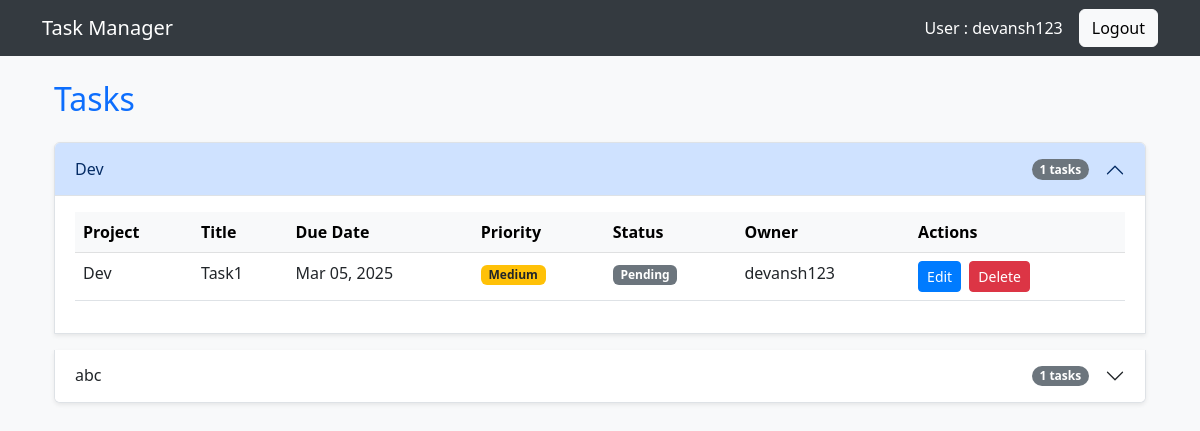
The app's page /tasks/ (signed in) with its own data.
### user/models.py (models this page shows, shortened)
class Project(models.Model):
    name = models.CharField(max_length=200)
    description = models.TextField(null=True, blank=True)
    created_date = models.DateTimeField(auto_now_add=True)
    user = models.ForeignKey(User, on_delete=models.CASCADE)
    class Meta:
        ordering = ['name']

class Task(models.Model):
    PRIORITY_CHOICES = [
        ('Low', 'Low'),
        ('Medium', 'Medium'),
        ('High', 'High'),
    ]
    STATUS_CHOICES = [
        ('Pending', 'Pending'),
        ('In Progress', 'In Progress'),
        ('Completed', 'Completed'),
    ]
    title = models.CharField(max_length=255)
    description = models.TextField(default="No description provided")
    due_date = models.DateField(default=date.today)
    priority = models.CharField(max_length=10, choices=PRIORITY_CHOICES, default='Medium')
    status = models.CharField(max_length=15, choices=STATUS_CHOICES, default='Pending')
    user = models.ForeignKey(User, on_delete=models.CASCADE)
    project = models.ForeignKey(Project, on_delete=models.CASCADE, related_name='tasks', null=True, blank=True)
    created_date = models.DateTimeField(auto_now_add=True)
    updated_date = models.DateTimeField(auto_now=True)
    class Meta:
        ordering = ['due_date', 'priority']

### user/views.py (the view)
# urls.py: path('tasks/', views.task_list, name='task_list'),  # Single route for both users and admins
@login_required
def task_list(request):
    tasks = []
    if request.user.is_superuser:
        tasks = Task.objects.all()
        for task in tasks:
            task.has_edit_permission = True
            task.has_delete_permission = True
    else:
        own_tasks = Task.objects.filter(user=request.user)
        shared_tasks = Task.objects.filter(taskpermission__user=request.user).distinct()
        tasks = list(own_tasks) + list(shared_tasks)
        for task in tasks:
            task.has_edit_permission = check_task_permission(request.user, task, 'edit')
            task.has_delete_permission = check_task_permission(request.user, task, 'delete')
    seen_ids = set()
    unique_tasks = [t for t in tasks if not (t.id in seen_ids or seen_ids.add(t.id))]
    return render(request, 'task_list.html', {
        'tasks': unique_tasks,
        'is_admin': request.user.is_superuser
    })

### user/views.py (called while the page is built)
def check_task_permission(user, task, required_permission='view'):
    if user.is_superuser:
        return True  # Admins have full access
    try:
        permission = TaskPermission.objects.get(user=user, task=task)
        if required_permission == 'view':
            return permission.permission_type in ['view', 'edit', 'delete']
        elif required_permission == 'edit':
            return permission.permission_type in ['edit', 'delete']
        elif required_permission == 'delete':
            return permission.permission_type == 'delete'
    except TaskPermission.DoesNotExist:
        if task.user == user and required_permission == 'view':
            return True
        return False
    return False

### templates/task_list.html (shortened to what this page needs)
{% extends "base.html" %}
{% block content %}
<div class="container">
  <div class="d-flex justify-content-between align-items-center mb-4">
    <h2 class="text-primary mb-0">Tasks {% if is_admin %}(Admin View){% endif %}</h2>
  </div>
  {% if tasks %}
    {% regroup tasks by project as project_list %}
    <div class="accordion" id="tasksAccordion">
      {% for project in project_list %}
      <div class="accordion-item mb-3 shadow-sm">
        <h2 class="accordion-header" id="heading{{ project.grouper.id }}">
          <button class="accordion-button {% if not forloop.first %}collapsed{% endif %}" type="button" data-bs-toggle="collapse" data-bs-target="#collapse{{ project.grouper.id }}" aria-expanded="{% if forloop.first %}true{% else %}false{% endif %}" aria-controls="collapse{{ project.grouper.id }}">
            <div class="d-flex justify-content-between align-items-center w-100 me-3">
              <span>{{ project.grouper.name }}</span>
              <span class="badge bg-secondary rounded-pill">{{ project.list|length }} tasks</span>
            </div>
          </button>
        </h2>
        <div id="collapse{{ project.grouper.id }}" class="accordion-collapse collapse {% if forloop.first %}show{% endif %}" aria-labelledby="heading{{ project.grouper.id }}" data-bs-parent="#tasksAccordion">
          <div class="accordion-body">
            <div class="table-responsive">
              <table class="table table-hover">
                <thead class="table-light">
                  <tr>
                    <th>Project</th>
                    <th>Title</th>
                    <th>Due Date</th>
                    <th>Priority</th>
                    <th>Status</th>
                    <th>Owner</th>
                    <th>Actions</th>
                  </tr>
                </thead>
                <tbody>
                  {% for task in project.list %}
                    <tr>
                      <td>{{ task.project.name }}</td>
                      <td>{{ task.title }}</td>
                      <td>{{ task.due_date|date:"M d, Y" }}</td>
                      <td>
                        <span class="badge {% if task.priority == 'High' %}bg-danger{% elif task.priority == 'Medium' %}bg-warning text-dark{% else %}bg-success{% endif %}">
                          {{ task.priority }}
                        </span>
                      </td>
                      <td>
                        <span class="badge {% if task.status == 'Completed' %}bg-success{% elif task.status == 'In Progress' %}bg-primary{% else %}bg-secondary{% endif %}">
                          {{ task.status }}
                        </span>
                      </td>
                      <td>{{ task.user.username }}</td>
                      <td>
                        {% if request.user.is_superuser %}
                          <a href="{% url 'update_task' task.id %}" class="btn btn-sm btn-primary me-1" title="Edit Task">Edit</a>
                          <a href="{% url 'delete_task' task.id %}" class="btn btn-sm btn-danger me-1" onclick="return confirm('Are you sure?')" title="Delete Task">Delete</a>
                          <a href="{% url 'manage_task_permissions' task.id %}" class="btn btn-sm btn-info me-1" title="Manage Permissions">Manage</a>
                        {% else %}
                          {% if task.has_edit_permission %}
                            <a href="{% url 'update_task' task.id %}" class="btn btn-sm btn-primary me-1" title="Edit Task">Edit</a>
                          {% else %}
                            <button class="btn btn-sm btn-outline-secondary me-1" disabled title="Edit Task (Requires Permission)">Edit</button>
                          {% endif %}
                          {% if task.has_delete_permission %}
                            <a href="{% url 'delete_task' task.id %}" class="btn btn-sm btn-danger me-1" onclick="return confirm('Are you sure?')" title="Delete Task">Delete</a>
                          {% else %}
                            <button class="btn btn-sm btn-outline-secondary me-1" disabled title="Delete Task (Requires Permission)">Delete</button>
                          {% endif %}
                        {% endif %}
                      </td>
                    </tr>
                  {% endfor %}
                </tbody>
              </table>
            </div>
          </div>
        </div>
      </div>
      {% endfor %}
    </div>
  {% else %}
    <div class="alert alert-info">
      No tasks available.
    </div>
  {% endif %}
</div>
{% endblock %}

### templates/base.html (shortened to what this page needs)
<!DOCTYPE html>
<html lang="en">
<head>
    <link rel="stylesheet" href="https://cdn.jsdelivr.net/npm/bootstrap@5.3.0/dist/css/bootstrap.min.css">
</head>
<body>
    <nav class="navbar navbar-expand-lg">
        <div class="container">
            <a class="navbar-brand" href="{% url 'landing_page' %}">Task Manager</a>
            <div class="d-flex align-items-center">
                {% if user.is_authenticated %}
                    <span class="navbar-text me-3">User : {{ user.username }}</span>
                    <a class="btn btn-light" href="{% url 'logout' %}">Logout</a>
                {% else %}
                    <a class="btn btn-light me-2" href="{% url 'login' %}">Login</a>
                    <a class="btn btn-light" href="{% url 'register' %}">Register</a>
                {% endif %}
            </div>
        </div>
    </nav>
    <div class="container mt-4">
        {% block content %}
        {% endblock %}
    </div>
</body>
</html>

### templates/base.html (style rules this page uses)
body { background-color: #f8f9fa; }
.navbar { background-color: #343a40; }
.navbar-brand, .navbar-text { color: white !important; }
.btn-primary { background-color: #007bff; border-color: #007bff; }
.btn-danger { background-color: #dc3545; border-color: #dc3545; }

### records on screen
Project: grouper.name "Dev", list|length "1"
Task: project.name "Dev", title "Task1", due_date "Mar 05, 2025", priority "Medium", status "Pending", user.username "devansh123", shows "Edit", shows "Delete"
Project: grouper.name "abc", list|length "1"

### other values on screen
{{ user.username }} "devansh123"
